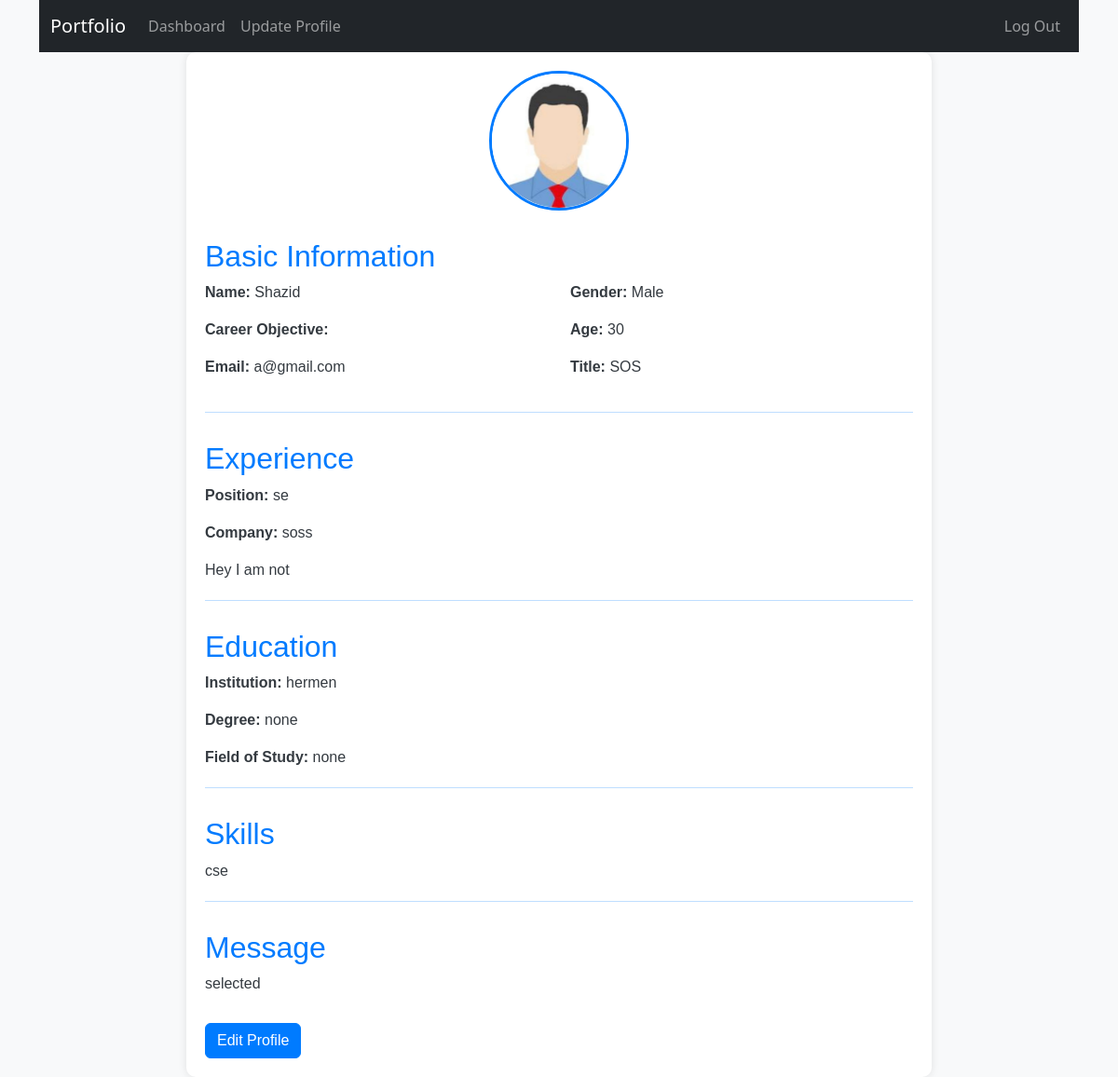
The page /profile/ (signed in) on the database as committed earlier.
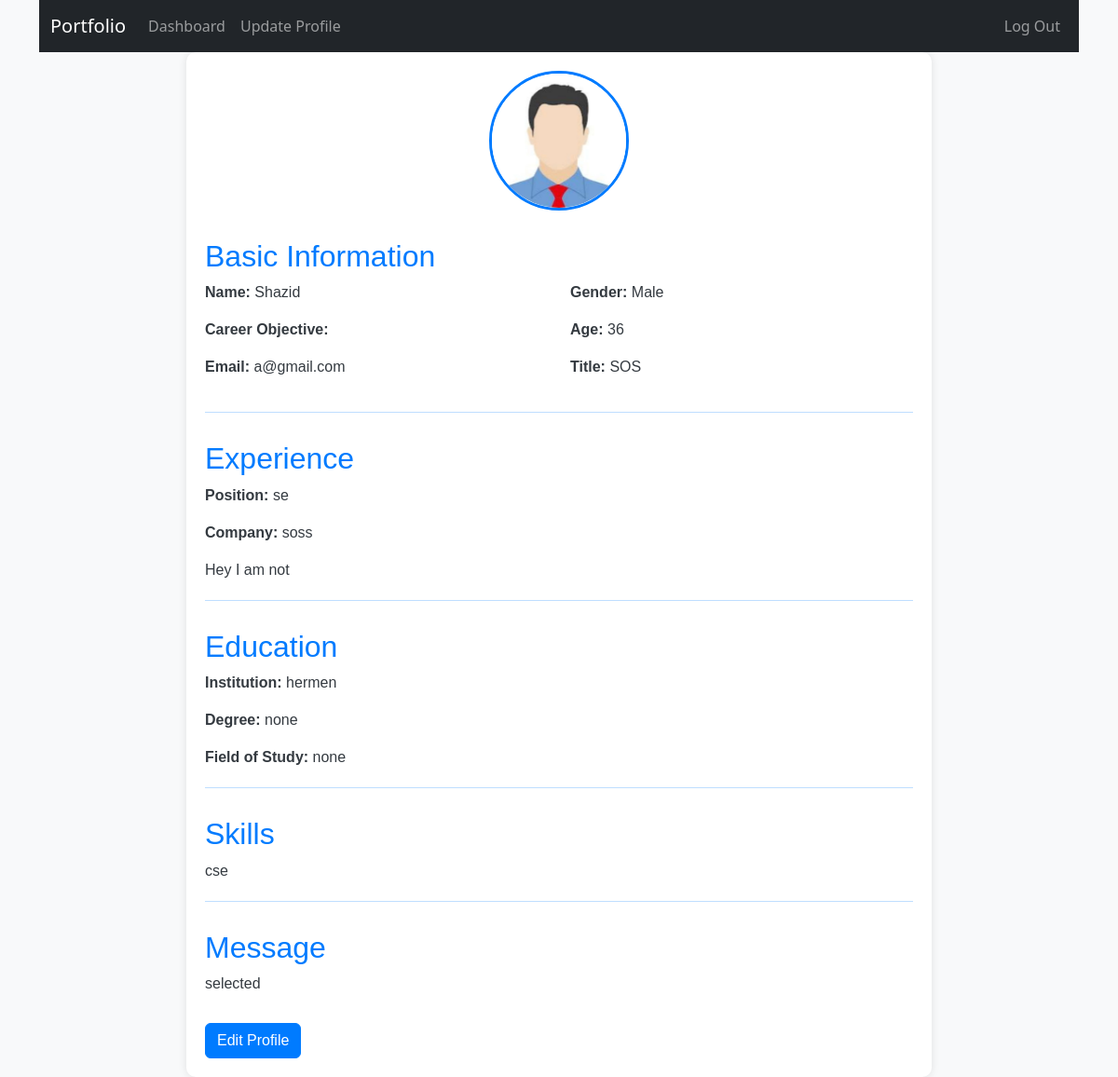
The same page on the database as committed later.
### Portfolio/models.py (models this page shows, shortened)
class UserProfile(models.Model):
    user = models.OneToOneField(User, on_delete=models.CASCADE, null=True)
    name = models.CharField(max_length=255, null=True)
    age = models.IntegerField(null=True, validators=[validate_age])
    gender = models.CharField(max_length=10, choices=[('Male', 'Male'), ('Female', 'Female')], null=True)
    title = models.CharField(max_length=200, null=True)
    description = models.TextField(null=True)
    carrer_obj = models.TextField(null=True)
    technology = models.CharField(max_length=100, null=True)
    image = models.ImageField(upload_to='images/', null=True, blank=True)
    link = models.URLField(blank=True, null=True)
    position = models.CharField(max_length=100, null=True)
    company = models.CharField(max_length=100, null=True)
    institution = models.CharField(max_length=100, null=True)
    degree = models.CharField(max_length=100, null=True)
    field_of_study = models.CharField(max_length=100, null=True)
    email = models.EmailField(max_length=100, null=True)
    message = models.CharField(max_length=100, null=True)

### Portfolio/views.py (the view)
# urls.py: path('profile/', profile, name='profile'),
def profile(request):
    user=request.user
    obj=0
    try:
        obj, created = UserProfile.objects.get_or_create(user=user)
    except:
        pass
    return render(request,'profile.html',{'obj':obj,'user_d':user})

### Portfolio/templates/profile.html (shortened to what this page needs)
{% extends "base.html" %}
{% block content %}
<div class="resume-wrapper">
    {% if obj.image %}
    <div class="profile-section">
        <img src="{{ obj.image.url }}" alt="Profile Image" class="profile-image"/>
    </div>
    {% endif %}
    <div class="info-section">
        <h2>Basic Information</h2>
        <div class="row">
            <div class="col-md-6">
                <p><strong>Name:</strong> {{ obj.name }}</p>
                <p><strong>Career Objective:</strong> {{ obj.career_obj }}</p>
                <p><strong>Email:</strong> {{ obj.email }}</p>
            </div>
            <div class="col-md-6">
                <p><strong>Gender:</strong> {{ obj.gender }}</p>
                <p><strong>Age:</strong> {{ obj.age }}</p>
                <p><strong>Title:</strong> {{ obj.title }}</p>
            </div>
        </div>
        <hr>
    </div>
    <div class="experience-section">
        <h2>Experience</h2>
        <p><strong>Position:</strong> {{ obj.position }}</p>
        <p><strong>Company:</strong> {{ obj.company }}</p>
        <p>{{ obj.description }}</p>
        <hr>
    </div>
    <div class="education-section">
        <h2>Education</h2>
        <p><strong>Institution:</strong> {{ obj.institution }}</p>
        <p><strong>Degree:</strong> {{ obj.degree }}</p>
        <p><strong>Field of Study:</strong> {{ obj.field_of_study }}</p>
        <hr>
    </div>
    <div class="skills-section">
        <h2>Skills</h2>
        <p>{{ obj.technology }}</p>
        <hr>
    </div>
    <div class="skills-section">
        <h2>Message</h2>
        <p>{{ obj.message }}</p>
    </div>
    <a href="{% url 'user_profile_update' %}" class="btn btn-primary">Edit Profile</a>
</div>
{% endblock content %}

### Portfolio/templates/base.html (shortened to what this page needs)
<!DOCTYPE html>
<html lang="en">
<head>
    <link rel="stylesheet" href="https://cdn.jsdelivr.net/npm/bootstrap@5.3.2/dist/css/bootstrap.min.css">
</head>
<body>
    <div class="container">
        {% include 'header.html' %}
        {% block content %}
        {% endblock content %}
    </div>
</body>
</html>

### Portfolio/templates/header.html (shortened to what this page needs)
<nav class="navbar navbar-expand-lg navbar-dark bg-dark">
  <div class="container">
      <a class="navbar-brand" href="{% url 'profile' %}">Portfolio</a>
      <div class="collapse navbar-collapse" id="navbarNavDropdown">
          <ul class="navbar-nav">
              <li class="nav-item ">
                  <a class="nav-link" href="{% url 'profile' %}">Dashboard</a>
              </li>
              <li class="nav-item ">
                  <a class="nav-link" href="{% url 'user_profile_update' %}">Update Profile</a>
              </li>
              </ul>
              <ul class="navbar-nav ms-auto">
              <li class="nav-item ">
                  <a class="nav-link" href="{% url 'logout_f' %}">Log Out</a>
              </li>
          </ul>
      </div>
  </div>
</nav>

### Portfolio/templates/base.html (style rules this page uses)
body { background-color: #f8f9fa; color: #343a40; }
.resume-wrapper { max-width: 800px; margin: auto; padding: 20px; font-family: Arial, sans-serif; background-color: #ffffff; border-radius: 10px; box-shadow: 0 0 10px rgba(0, 0, 0, 0.1); }
.profile-section, .info-section, .experience-section, .education-section, .skills-section { margin-bottom: 30px; }
.profile-image { width: 150px; height: 150px; border-radius: 50%; border: 3px solid #007bff; display: block; margin: 0 auto 20px; }
h1, h2 { color: #007bff; }
hr { border: 0; height: 1px; background-color: #007bff; margin: 20px 0; }
.btn-primary { background-color: #007bff; border-color: #007bff; }

Rows that differ between the two databases and show on the page:
changed UserProfile "Shazid": age "30" → "36"
